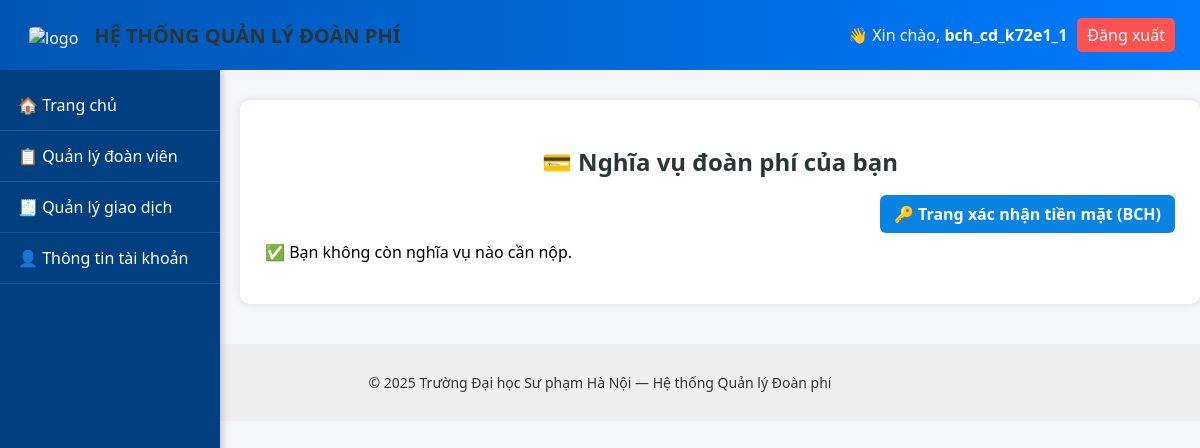
Page /pages/pay_fee.php (signed in) on the earlier database version.
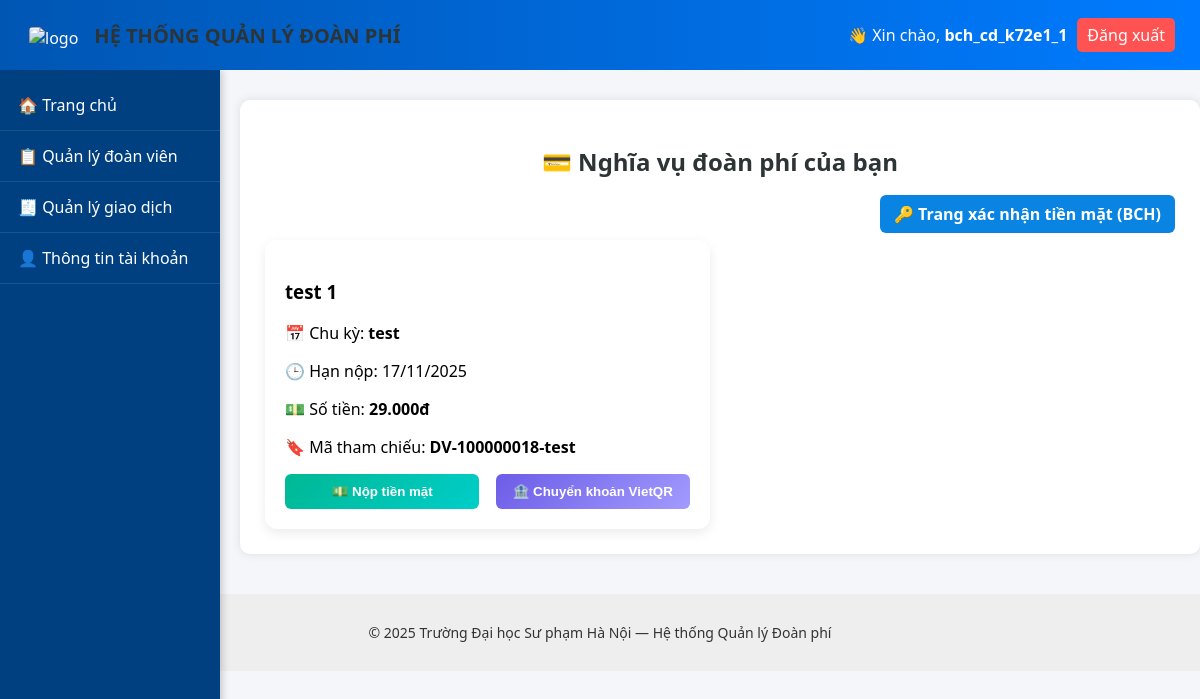
Same page on the later database version.
### tables this page shows
CREATE TABLE `fee_obligation` (
  `id` int(11) NOT NULL,
  `user_id` int(11) NOT NULL,
  `policy_id` int(11) NOT NULL,
  `period_label` varchar(50) NOT NULL,
  `amount` decimal(10,2) NOT NULL,
  `due_date` date NOT NULL,
  `status` enum('Chưa nộp','Đã nộp','Quá hạn') DEFAULT 'Chưa nộp',
  `reference_code` varchar(100) DEFAULT NULL,
  `created_at` datetime DEFAULT current_timestamp(),
  `updated_at` datetime DEFAULT current_timestamp() ON UPDATE current_timestamp()
);

CREATE TABLE `fee_policy` (
  `id` int(11) NOT NULL,
  `policy_name` varchar(255) NOT NULL,
  `cycle` varchar(50) NOT NULL,
  `due_date` date DEFAULT NULL,
  `standard_amount` decimal(10,2) NOT NULL,
  `status` enum('Draft','Active','Inactive') DEFAULT 'Draft',
  `created_by` int(11) DEFAULT NULL,
  `created_at` datetime DEFAULT current_timestamp(),
  `updated_at` datetime DEFAULT current_timestamp() ON UPDATE current_timestamp()
);

### pages/pay_fee.php (the view, shortened to what this page needs)
<?php
include("../includes/header.php");
include("../includes/navbar.php");
include("../config/db.php");
$user = $_SESSION['user'];
$user_id = $user['userId'];
$user_role = $user['role_name'] ?? 'Đoàn viên';
$sql = "
  SELECT o.id, o.period_label, o.amount, o.status, o.due_date, o.reference_code, p.policy_name
  FROM fee_obligation o
  JOIN fee_policy p ON o.policy_id = p.id
  WHERE o.user_id = $user_id AND o.status = 'Chưa nộp'
  ORDER BY o.due_date ASC
";
$obligations = $conn->query($sql);
?>
<div class="container">
  <h2>💳 Nghĩa vụ đoàn phí của bạn</h2>
  <?php if (in_array($user_role, ['BCH Chi đoàn']) || ($user['isAdmin'] ?? 0) == 1): ?>
    <div style="text-align:right; margin-bottom:15px;">
      <a href="confirm_cash_payment.php" class="btn-manage">🔑 Trang xác nhận tiền mặt (BCH)</a>
    </div>
  <?php endif; ?>
  <?php if ($obligations->num_rows > 0): ?>
    <div class="obligation-list">
      <?php while ($o = $obligations->fetch_assoc()): ?>
        <div class="obligation-card">
          <h3><?= htmlspecialchars($o['policy_name']) ?></h3>
          <p>📅 Chu kỳ: <strong><?= $o['period_label'] ?></strong></p>
          <p>🕒 Hạn nộp: <?= date("d/m/Y", strtotime($o['due_date'])) ?></p>
          <p>💵 Số tiền: <strong><?= number_format($o['amount'], 0, ',', '.') ?>đ</strong></p>
          <p>🔖 Mã tham chiếu: <strong><?= htmlspecialchars($o['reference_code']) ?></strong></p>
          <form method="POST" class="payment-form">
            <div class="payment-buttons">
              <button type="submit" name="method" value="Cash" class="btn-cash">💵 Nộp tiền mặt</button>
              <button type="submit" name="method" value="VietQR" class="btn-qr">🏦 Chuyển khoản VietQR</button>
            </div>
          </form>
        </div>
      <?php endwhile; ?>
    </div>
  <?php else: ?>
    <p>✅ Bạn không còn nghĩa vụ nào cần nộp.</p>
  <?php endif; ?>
</div>
<?php include("../includes/footer.php"); ?>

Differences in the rows shown:
added fee_obligation: policy.policy_name "test 1", period_label "test", due_date "17/11/2025", amount "29.000", reference_code "DV-100000018-test"
Other differences:
text no longer shown: "✅ Bạn không còn nghĩa vụ nào cần nộp."
